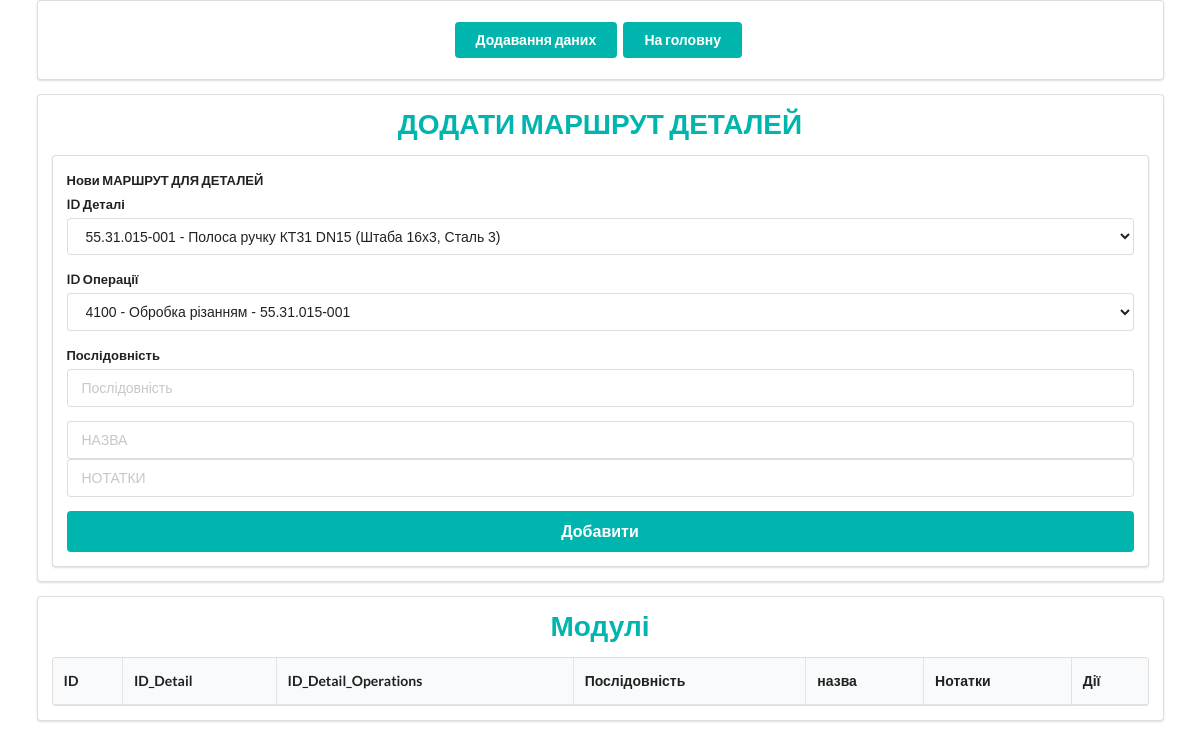
Page /detail_m_k on the earlier database version.
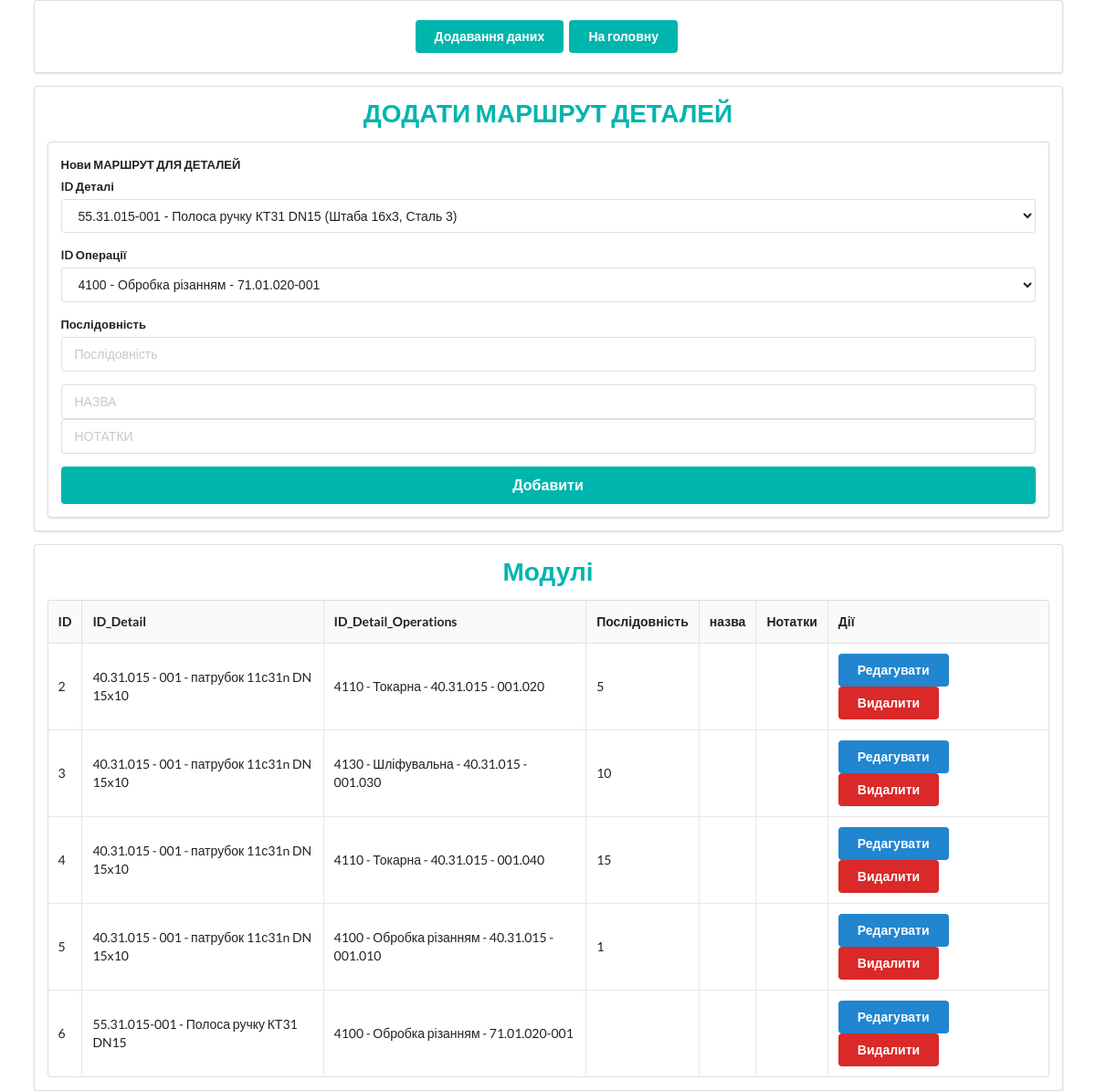
Same page on the later database version.
### tables/tables.py (models this page shows)
class Detail_m_k(Base):
    __tablename__ = 'detail_m_k'
    id = Column(Integer, primary_key=True, index=True)
    detail_id = Column(Integer, ForeignKey("details.id"))
    detail_operations_id = Column(Integer, ForeignKey("detail_operations.id"))
    seqence = Column(Integer)
    name = Column(String)
    notes = Column(String)
    date_created = Column(DateTime, default=datetime.today)
    date_updated = Column(DateTime, default=datetime.today, onupdate=datetime.today)
    detail = relationship('Detail', back_populates='detail_m_ks')
    detail_operations = relationship('Detail_Operations')

class Detail(Base):
    __tablename__ = 'details'
    id = Column(Integer, primary_key=True, index=True)                      #
    coding = Column(VARCHAR(13))                                            # Кодування
    name = Column(String)                                                   # Найменування
    product_type= Column(Integer)
    material_id = Column(Integer, ForeignKey("materials.id"))               #
    lenght_workpiece = Column(Float)                                        # Довжина заготовки
    width_workpiece = Column(Float)                                         # Ширина заготовки
    trimming = Column(Float)                                                # Торцовка
    lenght_detail = Column(Float)                                           # Довжина деталі
    rate_costs = Column(Float)                                              # Норма розтрат, мм.
    notes = Column(String)
    price = Column(Float)                                                   # ціна
    date_created = Column(DateTime, default=datetime.today)
    date_updated = Column(DateTime, default=datetime.today, onupdate=datetime.today)
    Material = relationship("Material")
    detail_m_ks = relationship('Detail_m_k', back_populates='detail')

class Operations(Base):
    __tablename__ = 'operations'
    id = Column(Integer, primary_key=True, index=True)
    coding = Column(String)
    name = Column(String)
    type = Column(String)
    notes = Column(String)
    date_created = Column(DateTime, default=datetime.today)
    date_updated = Column(DateTime, default=datetime.today, onupdate=datetime.today)

### routers/add_all/detail_m_k_router.py (the view)
@app.get('/detail_m_k')
def detail_m_k(request: Request, db_session: Session = Depends(get_db)):
    detail_m_k = db_session.query(Detail_m_k).options(joinedload(Detail_m_k.detail)).all()
    details = db_session.query(Detail).options(joinedload(Detail.Material)).all()
    detail_operations = db_session.query(Detail_Operations).all()
    return templates.TemplateResponse("/detail_m_k/detail_m_k.html",
                                      {"request": request,
                                       "detail_m_k_list": detail_m_k,
                                       "details": details,
                                       "detail_operations": detail_operations})

### templates/detail_m_k/detail_m_k.html (shortened to what this page needs)
{% extends 'layout.html' %}
{% block content %}
<div class="ui container">
    <div class="ui padded segment">
        <div class="ui center aligned container">
            <a href="add_all"><button class="ui teal button" type="submit">Додавання даних</button></a>
            <a href="/"><button class="ui teal button" type="submit">На головну</button></a>
        </div>
    </div>
    <div class="ui segment">
        <h1 class="ui center aligned header teal">{{ 'ДОДАТИ МАРШРУТ ДЕТАЛЕЙ' }}</h1>
        <form id="add-detail_m_k-form" class="ui large form">
            <div class="ui segment">
                <div class="field">
                    <label>Нови МАРШРУТ ДЛЯ ДЕТАЛЕЙ</label>
                    <div class="field">
                        <label>ID Деталі</label>
                        <select name="detail_id">
                            {% for detail in details %}
                            <option value="{{ detail.id }}">
                                {{ detail.coding }} - {{ detail.name }}
                            </option>
                            {% endfor %}
                        </select>
                    </div>
                <div class="field">
                    <label>ID Операції</label>
                    <select name="detail_operations_id">
                        {% for detail_operation in detail_operations %}
                        <option value="{{ detail_operation.id }}">{{ detail_operation.operations.coding }} - {{ detail_operation.operations.name }} - {{ detail_operation.detail.coding }}</option>
                        {% endfor %}
                    </select>
                </div>
                <div class="field">
                    <label>Послідовність</label>
                    <div class="ui input">
                        <input type="number" name="seqence" placeholder="Послідовність">
                    </div>
                </div>
                <div class="ui input">
                    <input type="text" name="name" placeholder="НАЗВА">
                </div>
                <div class="ui input">
                    <input type="text" name="notes" placeholder="НОТАТКИ">
                </div>
                </div>
                <button class="ui fluid large teal submit button" type="submit">Добавити</button>
            </div>
        </form>
    </div>
    <div class="ui segment">
        <h1 class="ui center aligned header teal">Модулі</h1>
        <table class="ui celled table">
            <thead>
                <tr>
                    <th>ID</th>
                    <th>ID_Detail</th>
                    <th>ID_Detail_Operations</th>
                    <th>Послідовність</th>
                    <th>назва</th>
                    <th>Нотатки</th>
                    <th>Дії</th>
                </tr>
            </thead>
            <tbody>
                {% for detail_m_k in detail_m_k_list %}
                <tr>
                    <td>{{ detail_m_k.id }}</td>
                    <td>{{ detail_m_k.detail.coding }} - {{ detail_m_k.detail.name }}</td>
                    <td>{{ detail_m_k.detail_operations.operations.coding }} - {{ detail_m_k.detail_operations.operations.name }} - {{ detail_m_k.detail_operations.detail.coding }}</td>
                    <td>{{ detail_m_k.seqence }}</td>
                    <td>{{ detail_m_k.name }}</td>
                    <td>{{ detail_m_k.notes }}</td>
                    <td>
                    <a href="{{ url_for('edit_detail_m_k', detail_m_k_id=detail_m_k.id) }}"><button class="ui blue button">Редагувати</button></a>
                    <button class="ui red button" type="button" onclick="deleteDetail_M_K('{{detail_m_k.id}}')">Видалити</button>
                    </td>
                </tr>
                {% endfor %}
            </tbody>
        </table>
    </div>
</div>
{% endblock %}

Differences in the rows shown:
added Detail_m_k: id "2", detail.coding "40.31.015 - 001", detail.name "патрубок 11с31n DN 15x10", detail_operations.operations.coding "4110", detail_operations.operations.name "Токарна", detail_operations.detail.coding "40.31.015 - 001.020", seqence "5"
added Detail_m_k: id "3", detail.coding "40.31.015 - 001", detail.name "патрубок 11с31n DN 15x10", detail_operations.operations.coding "4130", detail_operations.operations.name "Шліфувальна", detail_operations.detail.coding "40.31.015 - 001.030", seqence "10"
added Detail_m_k: id "4", detail.coding "40.31.015 - 001", detail.name "патрубок 11с31n DN 15x10", detail_operations.operations.coding "4110", detail_operations.operations.name "Токарна", detail_operations.detail.coding "40.31.015 - 001.040", seqence "15"
added Detail_m_k: id "5", detail.coding "40.31.015 - 001", detail.name "патрубок 11с31n DN 15x10", detail_operations.operations.coding "4100", detail_operations.operations.name "Обробка різанням", detail_operations.detail.coding "40.31.015 - 001.010", seqence "1"
added Detail_m_k: id "6", detail.coding "55.31.015-001", detail.name "Полоса ручку КТ31 DN15", detail_operations.operations.coding "4100", detail_operations.operations.name "Обробка різанням", detail_operations.detail.coding "71.01.020-001"
Other differences:
form field detail_operations_id: "4100 - Обробка різанням - 55.31.015-001" → "4100 - Обробка різанням - 71.01.020-001"
